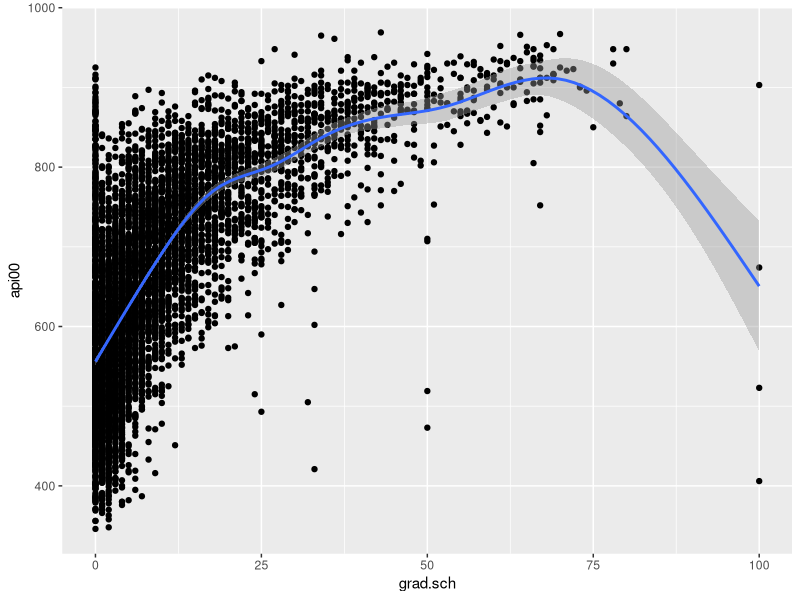
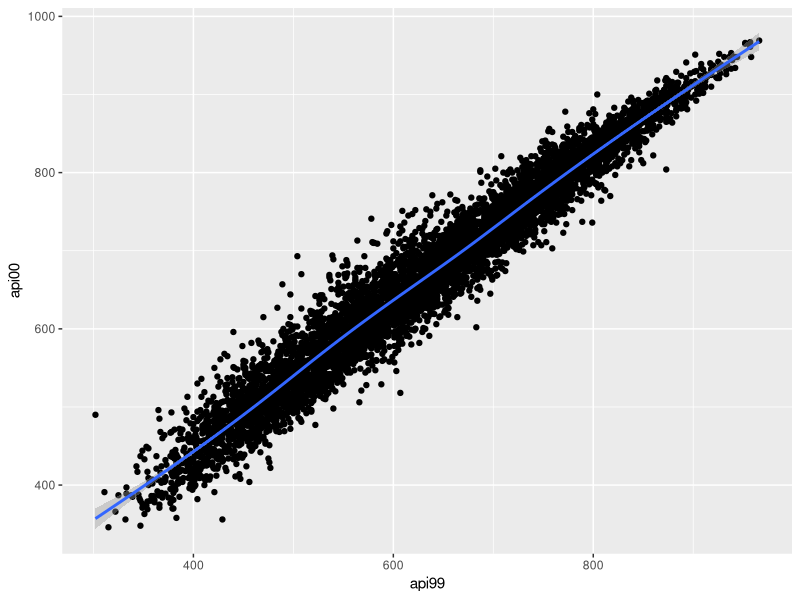

These charts were generated, in order, by the following R code:
## ---- chunk 1
library(survey)
library(sampling)
library(dplyr)
library(ggplot2)
data(api)
API <- apipop[-c(seq(1,4)),] # remove the first four units

# Sort the dataset according to dnum
API <- API[order(API$dnum), ]

# Construct clusters based on dnum, each contains 619 units (equal size)
L <- matrix(c(rep("L1",619),
              rep("L2",619),
              rep("L3",619),
              rep("L4",619),
              rep("L5",619),
              rep("L6",619),
              rep("L7",619),
              rep("L8",619),
              rep("L9",619),
              rep("L10",619)),
            length(API$dnum),1)
MYDATA <- cbind(L, API)

# The name for clusters is "cluster_name"
names(MYDATA)[1] <- c("cluster_name")
MYDATA <- MYDATA %>% select(cluster_name, api00, grad.sch, api99)
head(MYDATA)
## ---- chunk 2
pop_mean <- mean(MYDATA$api00)
pop_mean
## ---- chunk 3
# Define number of clusters sampled, number of clusters total and size of clusters
n_cluster <- 3
N_cluster <- 10
M_cluster <- nrow(MYDATA)/N_cluster

# Create a vector of cluster names to sample from
clusters <- paste0("L", seq(1, 10))

# Sample from the cluster name vectors n times
cluster_sample <- sample(clusters, n_cluster)

# Filter the MYDATA table to include only the clusters from cluster_sample
MYDATA_cluster_sample <- MYDATA %>%
  filter(cluster_name %in% cluster_sample)

# Calculate the totals from each of the clusters
results <- MYDATA_cluster_sample %>%
  group_by(cluster_name) %>%
  summarise(totals = sum(api00), count = n())

# Estimate the population mean
mean(MYDATA_cluster_sample$api00)

# Estimate the standard deviation
((1 - n_cluster / N_cluster) * var(results$totals) / (n_cluster * M_cluster**2))**0.5
## ---- chunk 4
# Initialize a vector of population mean estimates
pop_mean_estimates_cluster <- c()

# Create a for loop to append pop_mean_estimates
for(i in 1:10){
  # Sample from the cluster name vectors n times
  cluster_sample <- sample(clusters, n_cluster)
  
  # Filter the MYDATA table to include only the clusters from cluster_sample
  MYDATA_cluster_sample <- MYDATA %>%
    filter(cluster_name %in% cluster_sample)
  
  # Estimate the population mean
  pop_mean_estimates_cluster[i] <- mean(MYDATA_cluster_sample$api00)
}
# Ten estimates of the population mean
pop_mean_estimates_cluster

# Calculate the mean of the pop_mean_estimates_cluster
mean_pop_estimates_cluster <- mean(pop_mean_estimates_cluster)
mean_pop_estimates_cluster

# Calculate the standard deviation of the pop_mean_estimates_cluster
sd_pop_estimates_cluster <- sd(pop_mean_estimates_cluster)
sd_pop_estimates_cluster
## ---- chunk 5
# Define the secondary sampling unit sample size
n_SRS <- 619 * 3
N_SRS <- 619 * 10

# Filter the MYDATA table to include only the clusters from cluster_sample
MYDATA_SRS <- sample_n(MYDATA, n_SRS)

# Estimate the population mean
mean(MYDATA_SRS$api00)

# Estimate the standard deviation
sd(MYDATA_SRS$api00)
## ---- chunk 6
# Initialize a vector of population mean estimates
pop_mean_estimates_SRS <- c()

# Create a for loop to append pop_mean_estimates
for(i in 1:10){
  # Filter the MYDATA table to include only the clusters from cluster_sample
  MYDATA_SRS <- sample_n(MYDATA, n_SRS)
  
  # Estimate the population mean
  pop_mean_estimates_SRS[i] <- mean(MYDATA_SRS$api00)
}
# Ten population estimates
pop_mean_estimates_SRS

# Calculate the mean of the pop_mean_estimates_SRS
mean_pop_estimates_SRS <- mean(pop_mean_estimates_SRS)
mean_pop_estimates_SRS

# Calculate the standard deviation of the pop_mean_estimates_SRS
sd_pop_estimates_SRS <- sd(pop_mean_estimates_SRS)
sd_pop_estimates_SRS
## ---- chunk 7
# Find population means in each cluster
SSB_data <- MYDATA %>%
  group_by(cluster_name) %>%
  summarise(mean = mean(api00)) %>%
  mutate(square_diff = (mean - pop_mean)^2)

# Sum the squares (SSB) between psus
SSB <- sum(SSB_data$square_diff) * 619
SSB
MSB <- SSB / (N_cluster - 1)

# Create a data set with cluster means and differences squared
SSW_data <- MYDATA %>%
  group_by(cluster_name) %>%
  mutate(cluster_mean = mean(api00)) %>%
  ungroup() %>%
  mutate(square_diff = (api00 - cluster_mean)^2)

# Sum the squares (SSW) within psus
SSW <- sum(SSW_data$square_diff)
SSW
MSW <- SSW / (N_cluster * (M_cluster - 1))

# Total
SSTO <- SSW + SSB
S_squared <- SSTO / (N_cluster * M_cluster - 1)

# Anova table for cluster sampling
summary(aov(api00 ~ cluster_name, data = MYDATA))

# Is MSB greater than S^2?
MSB > S_squared
## ---- chunk 8
# Take a simple random sample of MYDATA using sample size of n = 3 * 619
MYDATA_SRS_7 <- sample_n(MYDATA, n_SRS)

# Calculate means of the sample of y (api00) and x (grad.sch)
sample_mean_api00 <- mean(MYDATA_SRS_7$api00)
sample_mean_grad.sch <- mean(MYDATA_SRS_7$grad.sch)

# Calculate the ratio estimate (B_hat)
B_hat <- sample_mean_api00 / sample_mean_grad.sch

# Calculate the ratio estimate of the population mean of y (api00) using the known population mean of x (grad.sch)
mean_api00_ratio_estimate <- B_hat * mean(MYDATA$grad.sch)
mean_api00_ratio_estimate
## ---- chunk 9
mean_api00_ratio_estimate_vector_8 <- c()

for(i in 1:10){
  # Take a simple random sample of MYDATA using sample size of n = 3 * 619
  MYDATA_SRS_8 <- sample_n(MYDATA, n_SRS)
  
  # Calculate means of the sample of y (api00) and x (grad.sch)
  sample_mean_api00 <- mean(MYDATA_SRS_8$api00)
  sample_mean_grad.sch <- mean(MYDATA_SRS_8$grad.sch)
  
  # Calculate the ratio estimate (B_hat)
  B_hat <- sample_mean_api00 / sample_mean_grad.sch
  
  # Calculate the ratio estimates of the population mean of y (api00) using the known population mean of x (grad.sch)
  mean_api00_ratio_estimate_vector_8[i] <- B_hat * mean(MYDATA$grad.sch)
}
# Ten estimates of the population mean
mean_api00_ratio_estimate_vector_8

# Mean of the ten estimates of the population mean
mean(mean_api00_ratio_estimate_vector_8)

# Standard deviation of the ten estimates of the population mean
sd(mean_api00_ratio_estimate_vector_8)
## ---- chunk 10
# Take a simple random sample of MYDATA using sample size of n = 3 * 619
MYDATA_SRS_9 <- sample_n(MYDATA, n_SRS)

# Calculate means of the sample of y (api00) and x (api99)
sample_mean_api00 <- mean(MYDATA_SRS_9$api00)
sample_mean_api99 <- mean(MYDATA_SRS_9$api99)

# Calculate the ratio estimate (B_hat)
B_hat <- sample_mean_api00 / sample_mean_api99

# Calculate the ratio estimate of the population mean of y (api00) using the known population mean of x (grad.sch)
mean_api00_ratio_estimate <- B_hat * mean(MYDATA$api99)
mean_api00_ratio_estimate
## ---- chunk 11
mean_api00_ratio_estimate_vector_10 <- c()

for(i in 1:10){
  # Take a simple random sample of MYDATA using sample size of n = 3 * 619
  MYDATA_SRS_10 <- sample_n(MYDATA, n_SRS)
  
  # Calculate means of the sample of y (api00) and x (grad.sch)
  sample_mean_api00 <- mean(MYDATA_SRS_10$api00)
  sample_mean_api99 <- mean(MYDATA_SRS_10$api99)
  
  # Calculate the ratio estimate (B_hat)
  B_hat <- sample_mean_api00 / sample_mean_api99
  
  # Calculate the ratio estimates of the population mean of y (api00) using the known population mean of x (api99)
  mean_api00_ratio_estimate_vector_10[i] <- B_hat * mean(MYDATA$api99)
}
# Ten estimates of the population mean
mean_api00_ratio_estimate_vector_10

# Mean of the ten estimates of the population mean
mean(mean_api00_ratio_estimate_vector_10)

# Standard deviation of the ten estimates of the population mean
sd(mean_api00_ratio_estimate_vector_10)
## ---- chunk 12
# Calculate the correlation coefficient of api00 ~ grad.sch
cor(x = MYDATA$grad.sch, y = MYDATA$api00)

# Calculate the correlation coefficient of api00 ~ api.99
cor(x = MYDATA$api99, y = MYDATA$api00)
## ---- chunk 13
# Plot the relationship between grad.sch and api00 to visualize how linear the relationship is
MYDATA %>% ggplot(aes(x = grad.sch, y = api00)) +
  geom_point() + 
  geom_smooth()

# Plot the relationship between api99 and api00 to visualize how linear the relationship is
MYDATA %>% ggplot(aes(x = api99, y = api00)) +
  geom_point() + 
  geom_smooth()
